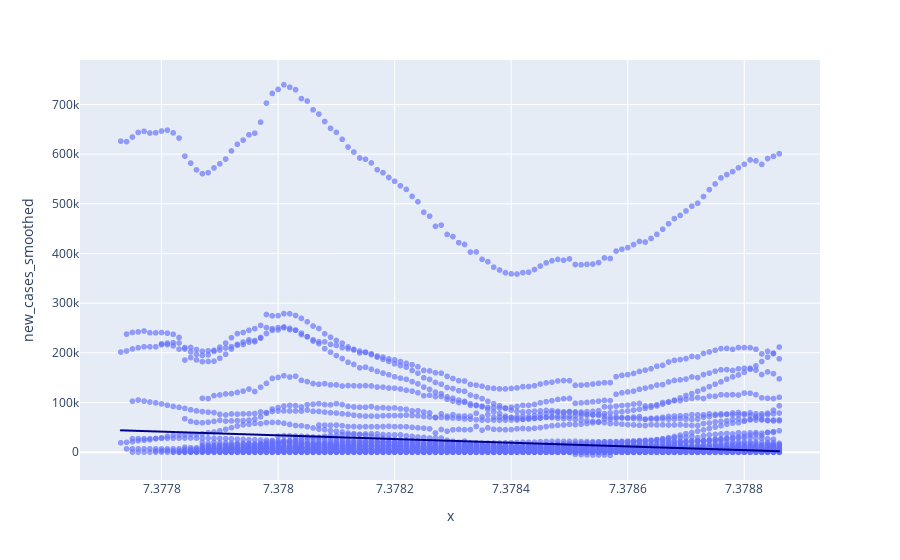

Notebook code cell kept with this figure:
### Code cell
# Построение интерактивной линейной регрессии
fig = px.scatter(
    df, x= date / 100000, y='new_cases_smoothed', opacity=0.65,
    trendline='ols', trendline_color_override='darkblue'
)
fig.show()

### Figure 1 — Plotly figure (JSON) as saved in the notebook; plotly's stock layout.template omitted (floating-point values rounded to 4 significant figures; data arrays with more than 128 entries replaced by an {"elided": "..."} marker saying what was removed)
{"data": [{"hovertemplate": "x=%{x}<br>new_cases_smoothed=%{y}<extra></extra>", "legendgroup": "", "marker": {"color": "#636efa", "opacity": 0.65, "symbol": "circle"}, "mode": "markers", "name": "", "showlegend": false, "type": "scattergl", "x": {"elided": "10352 float values"}, "xaxis": "x", "y": {"elided": "10352 float values"}, "yaxis": "y"}, {"hovertemplate": "<b>OLS trendline</b><br>new_cases_smoothed = -3.72673e+07 * x + 2.74992e+08<br>R<sup>2</sup>=0.023668<br><br>x=%{x}<br>new_cases_smoothed=%{y} <b>(trend)</b><extra></extra>", "legendgroup": "", "line": {"color": "darkblue"}, "marker": {"color": "#636efa", "symbol": "circle"}, "mode": "lines", "name": "", "showlegend": false, "type": "scattergl", "x": {"elided": "10352 float values"}, "xaxis": "x", "y": {"elided": "10352 float values"}, "yaxis": "y"}], "layout": {"legend": {"tracegroupgap": 0}, "margin": {"t": 60}, "xaxis": {"anchor": "y", "domain": [0, 1], "title": {"text": "x"}}, "yaxis": {"anchor": "x", "domain": [0, 1], "title": {"text": "new_cases_smoothed"}}}}
